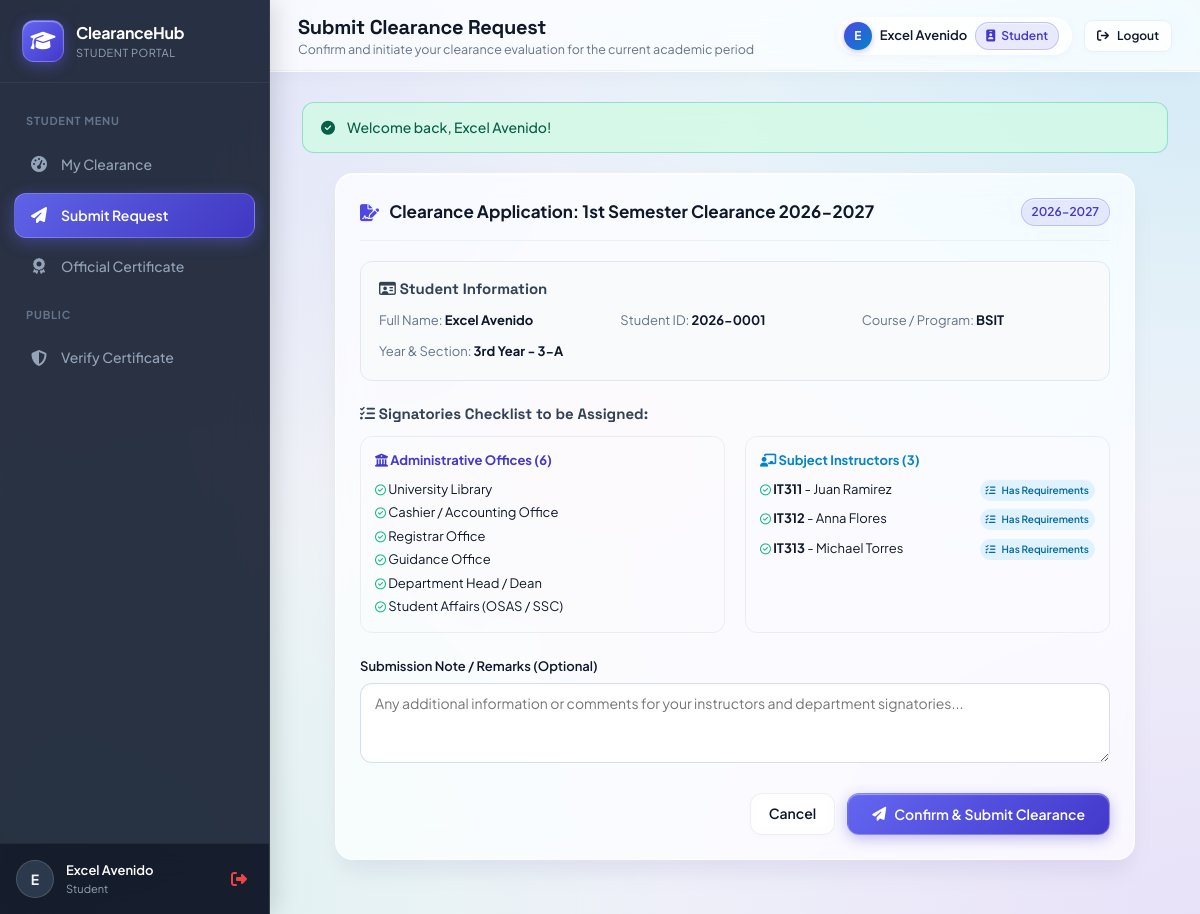
Screenshot of /student/request.php (signed in) with the database file from the repository.
### tables this page shows
CREATE TABLE `clearance_periods` (
  `id` INT AUTO_INCREMENT PRIMARY KEY,
  `name` VARCHAR(100) NOT NULL,
  `academic_year` VARCHAR(50) NOT NULL,
  `semester` VARCHAR(30) NOT NULL,
  `start_date` DATE NOT NULL,
  `end_date` DATE NOT NULL,
  `is_active` TINYINT(1) DEFAULT 0,
  `created_at` TIMESTAMP DEFAULT CURRENT_TIMESTAMP
);

CREATE TABLE `departments` (
  `id` INT AUTO_INCREMENT PRIMARY KEY,
  `code` VARCHAR(30) NOT NULL UNIQUE,
  `name` VARCHAR(100) NOT NULL,
  `description` VARCHAR(255) NULL,
  `requires_proof` TINYINT(1) DEFAULT 0,
  `is_active` TINYINT(1) DEFAULT 1,
  `created_at` TIMESTAMP DEFAULT CURRENT_TIMESTAMP
);

CREATE TABLE `subjects` (
  `id` INT AUTO_INCREMENT PRIMARY KEY,
  `code` VARCHAR(30) NOT NULL,
  `name` VARCHAR(100) NOT NULL,
  `clearance_requirements` TEXT NULL,
  `instructor_id` INT NOT NULL,
  `period_id` INT NOT NULL,
  `created_at` TIMESTAMP DEFAULT CURRENT_TIMESTAMP,
  FOREIGN KEY (`instructor_id`) REFERENCES `users`(`id`) ON DELETE CASCADE,
  FOREIGN KEY (`period_id`) REFERENCES `clearance_periods`(`id`) ON DELETE CASCADE
);

### config/helpers.php (called while the page is built, shortened)
<?php
function e(?string $string): string {
    return htmlspecialchars($string ?? '', ENT_QUOTES, 'UTF-8');
}
function url(string $path = ''): string {
    $base = defined('BASE_URL') ? BASE_URL : '/';
    return $base . ltrim($path, '/');
}

### config/session.php (called while the page is built, shortened)
<?php
function is_logged_in(): bool {
    return isset($_SESSION['user_id']) && !empty($_SESSION['user_id']);
}
function current_user(): ?array {
    return [
        'id'            => $_SESSION['user_id'],
        'username'      => $_SESSION['username'] ?? '',
        'role'          => $_SESSION['role'] ?? '',
        'name'          => $_SESSION['name'] ?? '',
        'student_id'    => $_SESSION['student_id'] ?? null,
        'department_id' => $_SESSION['department_id'] ?? null,
        'department_name'=> $_SESSION['department_name'] ?? null,
        'course'        => $_SESSION['course'] ?? null,
        'year_level'    => $_SESSION['year_level'] ?? null,
        'section'       => $_SESSION['section'] ?? null,
    ];
}
require_once __DIR__ . '/helpers.php';

### student/request.php (the view, shortened to what this page needs)
<?php
require_once __DIR__ . '/../config/db.php';
require_once __DIR__ . '/../config/session.php';
require_once __DIR__ . '/../config/helpers.php';
$periodStmt = $pdo->query("SELECT * FROM clearance_periods WHERE is_active = 1 LIMIT 1");
$activePeriod = $periodStmt->fetch();
$deptPreview = $pdo->query("SELECT name, code FROM departments WHERE is_active = 1 ORDER BY id ASC")->fetchAll();
$subjPreview = $pdo->prepare("
    SELECT s.code, s.name, s.clearance_requirements, CONCAT(u.first_name, ' ', u.last_name) AS instructor_name
    FROM subjects s
    JOIN users u ON s.instructor_id = u.id
    WHERE s.period_id = ?
    ORDER BY s.code ASC
");
$subjPreview->execute([$activePeriod['id']]);
$subjectsList = $subjPreview->fetchAll();
include __DIR__ . '/../includes/header.php';
include __DIR__ . '/../includes/navbar.php';
?>
<div style="max-width: 800px; margin: 0 auto;">
    <div class="card">
        <div class="card-header">
            <div class="card-title">
                <i class="fa-solid fa-file-signature" style="color: var(--primary);"></i>
                <span>Clearance Application: <?= e($activePeriod['name']) ?></span>
            </div>
            <span class="badge badge-primary"><?= e($activePeriod['academic_year']) ?></span>
        </div>
        <div style="background: #f8fafc; border: 1px solid #e2e8f0; border-radius: var(--radius-md); padding: 18px; margin-bottom: 24px;">
            <h4 style="font-size: 15px; margin-bottom: 12px; color: #334155;">
                <i class="fa-regular fa-id-card"></i> Student Information
            </h4>
            <div style="display: grid; grid-template-columns: repeat(auto-fit, minmax(200px, 1fr)); gap: 12px; font-size: 13px;">
                <div><span style="color: #64748b;">Full Name:</span> <strong><?= e($user['name']) ?></strong></div>
                <div><span style="color: #64748b;">Student ID:</span> <strong><?= e($user['student_id'] ?: 'N/A') ?></strong></div>
                <div><span style="color: #64748b;">Course / Program:</span> <strong><?= e($user['course'] ?: 'BSIT') ?></strong></div>
                <div><span style="color: #64748b;">Year & Section:</span> <strong><?= e($user['year_level'] . ' - ' . $user['section']) ?></strong></div>
            </div>
        </div>
        <div style="margin-bottom: 24px;">
            <h4 style="font-size: 15px; margin-bottom: 12px; color: #334155;">
                <i class="fa-solid fa-list-check"></i> Signatories Checklist to be Assigned:
            </h4>
            <div class="grid-2">
                <div style="border: 1px solid var(--border); border-radius: var(--radius-md); padding: 14px;">
                    <div style="font-weight: 700; font-size: 13px; color: #4338ca; margin-bottom: 8px;">
                        <i class="fa-solid fa-building-columns"></i> Administrative Offices (<?= count($deptPreview) ?>)
                    </div>
                    <ul style="font-size: 13px; list-style-type: none; padding-left: 0; line-height: 1.8;">
                        <?php foreach ($deptPreview as $d): ?>
                            <li><i class="fa-regular fa-circle-check" style="color: #10b981; font-size: 11px;"></i> <?= e($d['name']) ?></li>
                        <?php endforeach; ?>
                    </ul>
                </div>
                <div style="border: 1px solid var(--border); border-radius: var(--radius-md); padding: 14px;">
                    <div style="font-weight: 700; font-size: 13px; color: #0284c7; margin-bottom: 8px;">
                        <i class="fa-solid fa-chalkboard-user"></i> Subject Instructors (<?= count($subjectsList) ?>)
                    </div>
                    <ul style="font-size: 13px; list-style-type: none; padding-left: 0; line-height: 1.8;">
                        <?php foreach ($subjectsList as $s): ?>
                            <li style="margin-bottom: 6px;">
                                <div style="display: flex; align-items: baseline; justify-content: space-between; gap: 8px;">
                                    <div>
                                        <i class="fa-regular fa-circle-check" style="color: #10b981; font-size: 11px;"></i>
                                        <strong><?= e($s['code']) ?></strong> - <?= e($s['instructor_name']) ?>
                                    </div>
                                    <?php if (!empty($s['clearance_requirements'])): ?>
                                        <span class="badge" style="background: #e0f2fe; color: #0369a1; font-size: 10px; padding: 2px 6px;">
                                            <i class="fa-solid fa-list-check"></i> Has Requirements
                                        </span>
                                    <?php endif; ?>
                                </div>
                            </li>
                        <?php endforeach; ?>
                    </ul>
                </div>
            </div>
        </div>
        <form action="<?= url('student/request.php') ?>" method="POST">
            <div class="form-group">
                <label class="form-label" for="note">Submission Note / Remarks (Optional)</label>
                <textarea name="note" id="note" class="form-control" placeholder="Any additional information or comments for your instructors and department signatories..."></textarea>
            </div>
            <div style="display: flex; justify-content: flex-end; gap: 12px; margin-top: 24px;">
                <a href="<?= url('student/dashboard.php') ?>" class="btn btn-outline">Cancel</a>
                <button type="submit" class="btn btn-primary" style="padding: 11px 24px;">
                    <i class="fa-solid fa-paper-plane"></i> Confirm & Submit Clearance
                </button>
            </div>
        </form>
    </div>
</div>
<?php include __DIR__ . '/../includes/footer.php'; ?>

### rows the page displays
clearance_periods: name "1st Semester Clearance 2026-2027", academic_year "2026-2027"
departments: name "University Library"
departments: name "Cashier / Accounting Office"
departments: name "Registrar Office"
departments: name "Guidance Office"
departments: name "Department Head / Dean"
departments: name "Student Affairs (OSAS / SSC)"
subjects: code "IT311", instructor_name "Juan Ramirez", shows "Has Requirements"
subjects: code "IT312", instructor_name "Anna Flores", shows "Has Requirements"
subjects: code "IT313", instructor_name "Michael Torres", shows "Has Requirements"

### other values shown
substr($user['name'] ?: $user['username'], 0, 1) "E"
$user['name'] ?: $user['username'] "Excel Avenido"
$user['role'] "Student"
$page_title "Submit Clearance Request"
$page_subtitle "Confirm and initiate your clearance evaluation for the current academic period"
$flash['message'] "Welcome back, Excel Avenido!"
$user['name'] "Excel Avenido"
$user['student_id'] ?: 'N/A' "2026-0001"
$user['course'] ?: 'BSIT' "BSIT"
$user['year_level'] . ' - ' . $user['section'] "3rd Year - 3-A"
count($deptPreview) "6"
count($subjectsList) "3"
